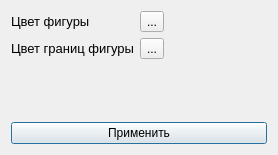
<?xml version="1.0" encoding="UTF-8"?>
<ui version="4.0">
 <class>Dialog</class>
 <widget class="QDialog" name="Dialog">
  <property name="geometry">
   <rect>
    <x>0</x>
    <y>0</y>
    <width>278</width>
    <height>155</height>
   </rect>
  </property>
  <property name="windowTitle">
   <string>Dialog</string>
  </property>
  <layout class="QVBoxLayout" name="verticalLayout">
   <item>
    <layout class="QFormLayout" name="formLayout">
     <item row="0" column="0">
      <widget class="QLabel" name="label_2">
       <property name="font">
        <font>
         <pointsize>10</pointsize>
        </font>
       </property>
       <property name="text">
        <string>Цвет фигуры</string>
       </property>
      </widget>
     </item>
     <item row="0" column="1">
      <widget class="QToolButton" name="btn_figure_color">
       <property name="text">
        <string>...</string>
       </property>
      </widget>
     </item>
     <item row="1" column="0">
      <widget class="QLabel" name="label_3">
       <property name="font">
        <font>
         <pointsize>10</pointsize>
        </font>
       </property>
       <property name="text">
        <string>Цвет границ фигуры</string>
       </property>
      </widget>
     </item>
     <item row="1" column="1">
      <widget class="QToolButton" name="btn_figure_outline_color">
       <property name="text">
        <string>...</string>
       </property>
      </widget>
     </item>
    </layout>
   </item>
   <item>
    <widget class="QPushButton" name="btn_apply">
     <property name="text">
      <string>Применить</string>
     </property>
    </widget>
   </item>
  </layout>
 </widget>
 <resources/>
 <connections/>
</ui>
